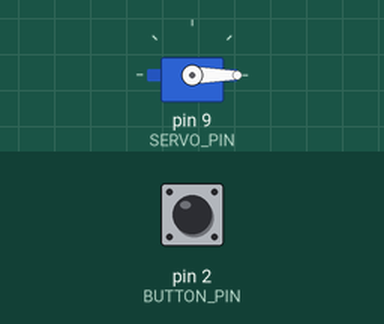
The sketch below on a simulated Arduino Uno, built with avr-gcc and run on an emulated ATmega328P. On the bench: servo. Inputs (shaded band) come from the test bench; at power-on: pin 2 (BUTTON_PIN) HIGH.

Above: at 1.2 s.
1.3 s: pin 2 (BUTTON_PIN) pulled LOW for 0.15 s
At 1.37 s:
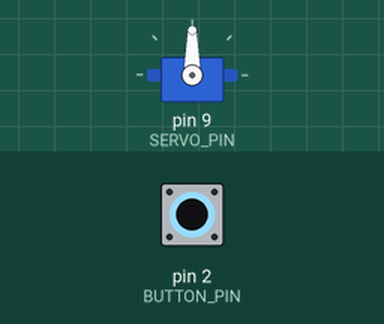
2.9 s: pin 2 (BUTTON_PIN) pulled LOW for 3.2 s
At 6.5 s:
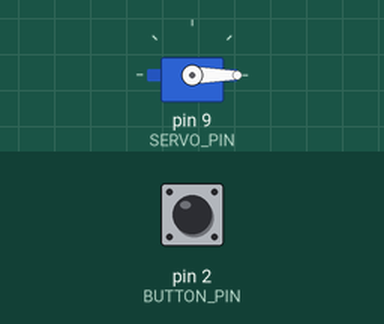
Timing chart, 0 to 8.0 s (numbered marks = the images above; inputs shaded):
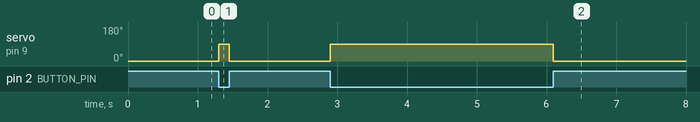

The sketch:

servo.ino
```cpp
#include <Servo.h>

#define BUTTON_PIN 2
#define SERVO_PIN 9

Servo servo;

void setup() {
  pinMode(BUTTON_PIN, INPUT_PULLUP);
  servo.attach(SERVO_PIN);
  servo.write(0);
}

void loop() {
  int estado = digitalRead(BUTTON_PIN);

  if (estado == LOW) {
    servo.write(90);
  } else {
    servo.write(0);
  }
}
```

Measured:
- after the input at 1.3 s, servo on pin 9 (SERVO_PIN): 0° → 90° at once, → 0° 0.15 s later
- after the input at 2.9 s, servo on pin 9 (SERVO_PIN): 0° → 90° at once, → 0° 3.2 s later
